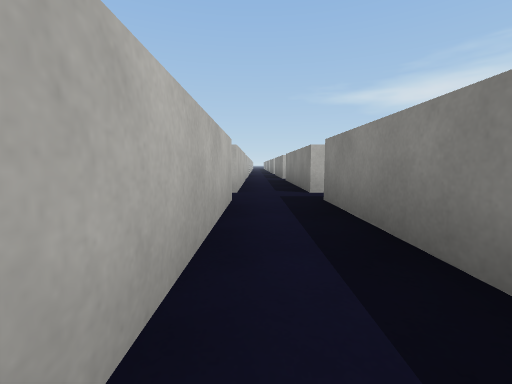
[1] (above)

22 first-person views from a walk through a Unity game level. The camera is 0.52 m above the floor, tilts 6° down and sees 90° across. The floor is counted in squares, 1 m on a side. Each view is taken from the middle of a square. On the plan, view 1 faces up. The plan holds only what a view shows up to about 9 squares ahead; the rest is blank. The place goes on beyond the plan. Surface patterns are stand-ins for the level's own textures.

[2]
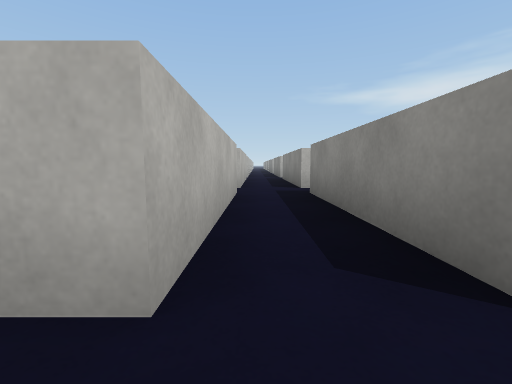

[3]
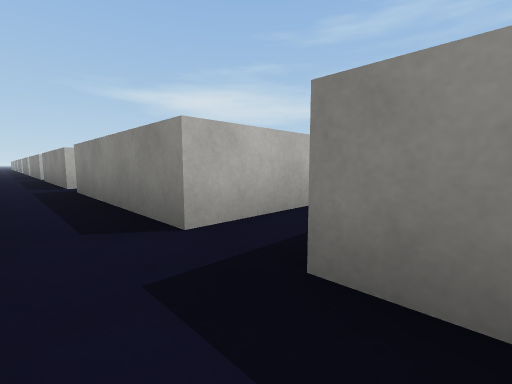

[4]
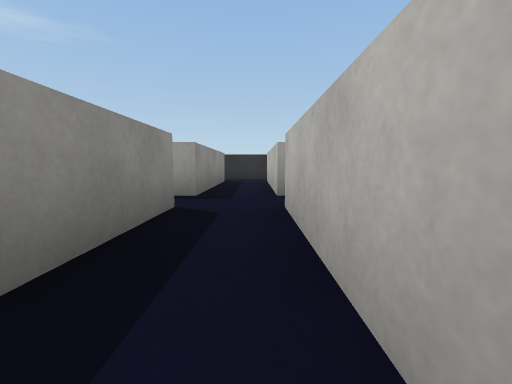

[5]
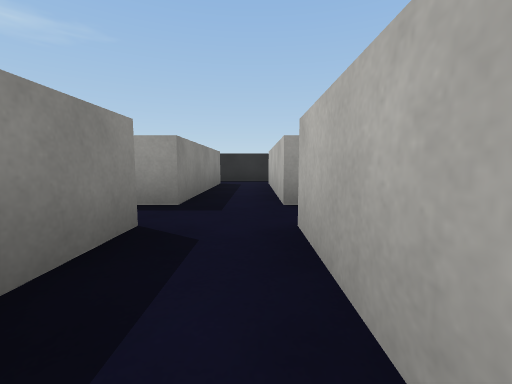

[6]
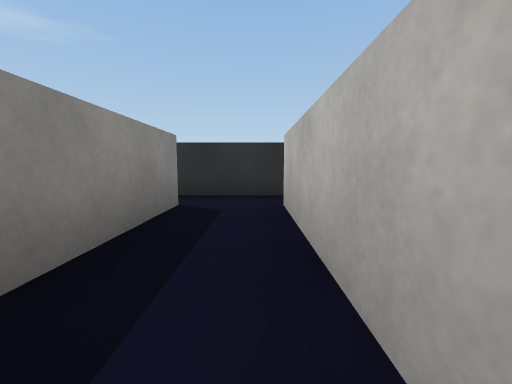

[7]
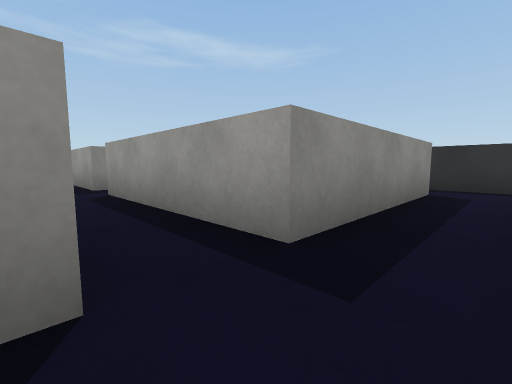

[8]
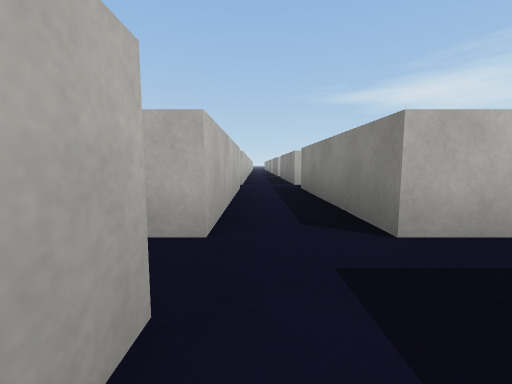

[9]
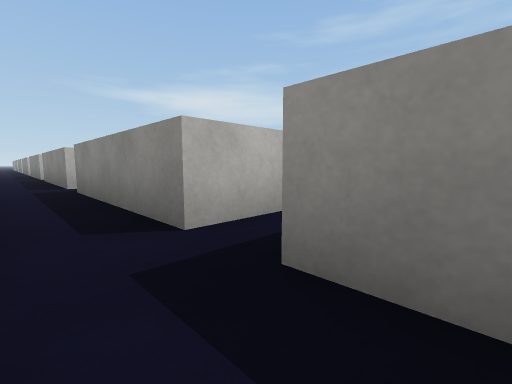

[10]
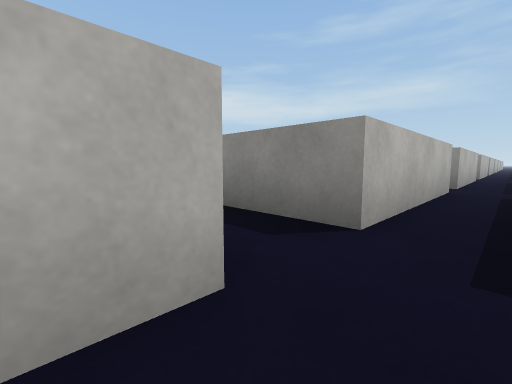

[11]
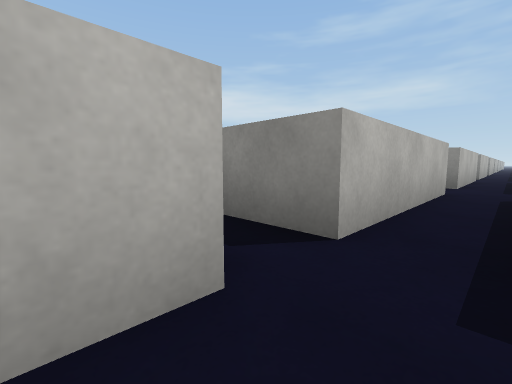

[12]
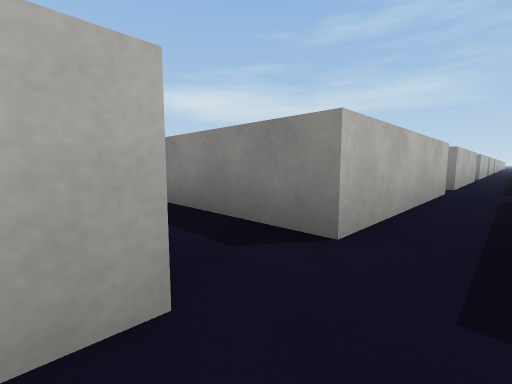

[13]
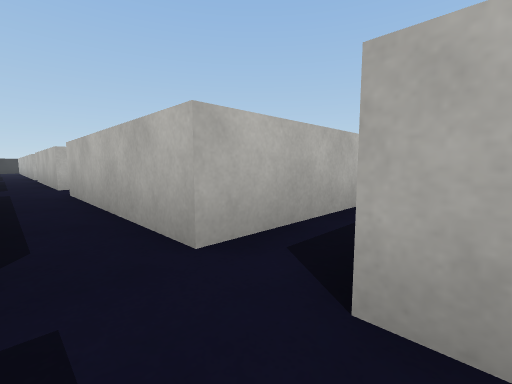

[14]
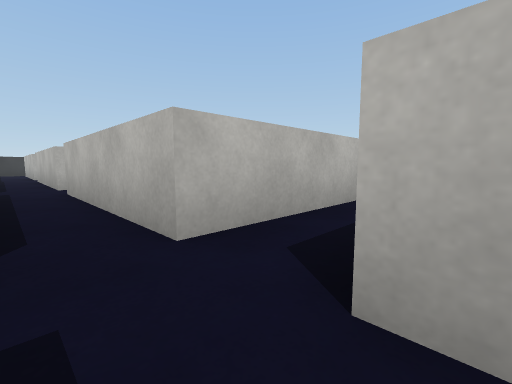

[15]
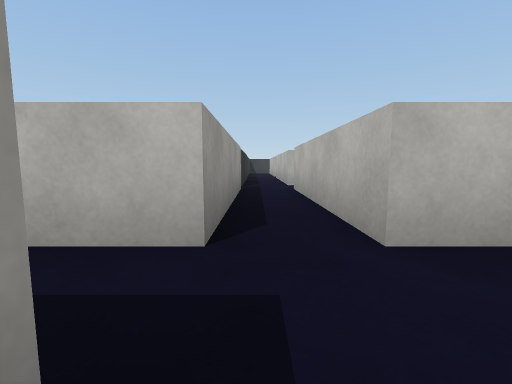

[16]
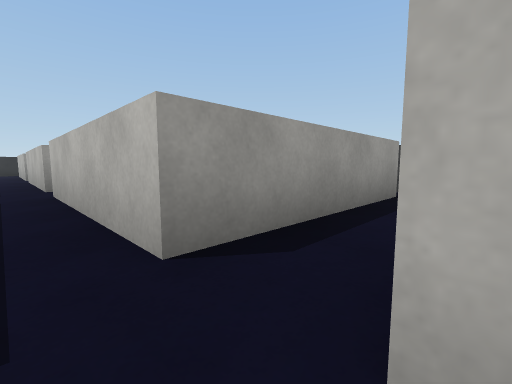

[17]
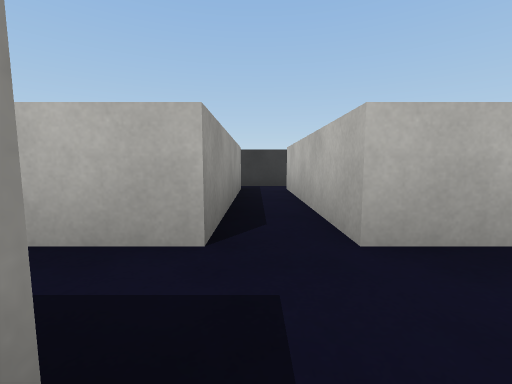

[18]
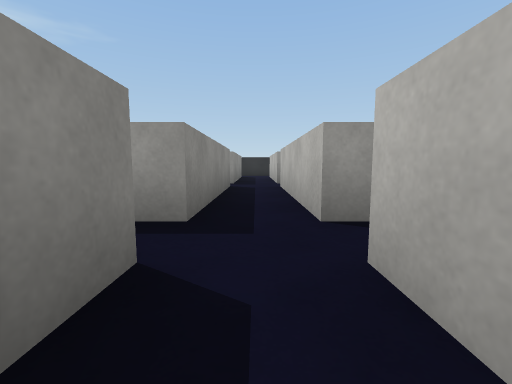

[19]
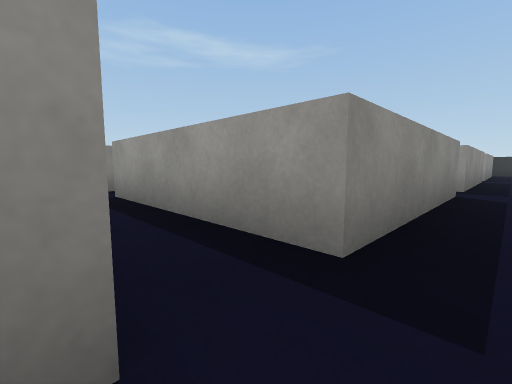

[20]
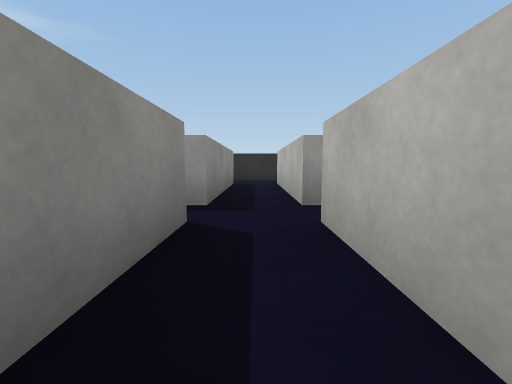

[21]
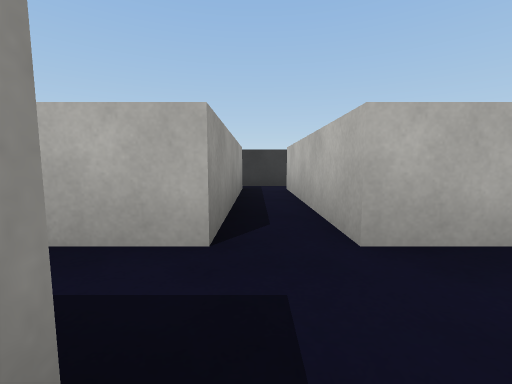

[22]
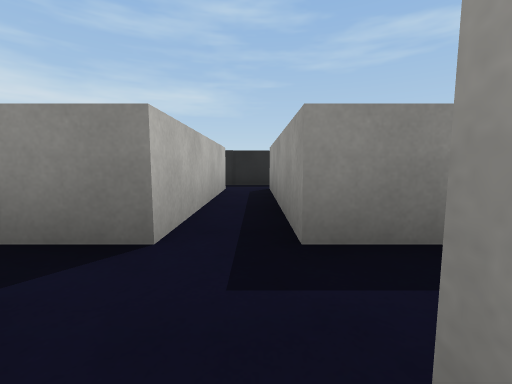

### Floor plan
Ten units are one square. View 1 is at (0, 0); x grows to the right and y downward. Boxes are objects, and circles mark ways between rooms. Rooms are numbered by the first view taken in them; rooms with no view inside come last. Other rooms are left out.
<svg viewBox="-150 -90 165 270">
<path fill="none" stroke="#000" d="M10 2 10 -39M-4 22 -4 52 -44 52M-4 -39 -4 2M10 -48 10 -85M10 52 10 11M-4 -85 -4 -48M10 104 10 63M-5 113 4 113M-4 62 -4 104M-54 28 -54 52 -94 52M-44 52 -44 39M-94 63 -52 63M-106 22 -106 52 -145 52M-94 52 -94 25M-145 63 -106 63M-94 113 -89 113M-94 104 -94 63M-145 113 -106 113M-106 63 -106 103 -145 103M-94 153 -94 113M-94 175 -94 163M-142 163 -106 163 -106 175M-106 113 -106 153 -145 153M-54 153 -94 153M-44 164 -44 151M-94 163 -55 163"/>
<circle cx="0" cy="70" r="3" fill="#2a7"/>
<circle cx="-40" cy="60" r="3" fill="#2a7"/>
<circle cx="-90" cy="60" r="3" fill="#2a7"/>
<circle cx="-100" cy="70" r="3" fill="#2a7"/>
<circle cx="-90" cy="110" r="3" fill="#2a7"/>
<circle cx="-100" cy="120" r="3" fill="#2a7"/>
<circle cx="-90" cy="160" r="3" fill="#2a7"/>
<text x="0" y="0">1</text>
<text x="0" y="100">2</text>
<text x="-50" y="0">3</text>
<text x="-100" y="0">4</text>
<text x="-50" y="100">5</text>
<text x="-110" y="110">6</text>
<text x="-110" y="160">7</text>
<text x="-60" y="160">8</text>
</svg>
Room 1 opens to room 2. Room 1 opens to room 3. Room 3 opens to room 4. Room 4 opens to room 6. Room 5 opens to room 6. Room 6 opens to room 7. Room 7 opens to room 8.

Where each view was taken, in squares from view 1:
view 1: 0 up, 0 right, facing up
view 2: 1 down, 0 right, facing up
view 3: 7 down, 0 right, facing up-right
view 4: 2 down, 0 right, facing down
view 5: 3 down, 0 right, facing down
view 6: 7 down, 0 right, facing down
view 7: 5 down, 0 right, facing down-right
view 8: 3 up, 0 right, facing up
view 9: 2 down, 0 right, facing up-right
view 10: 6 down, 1 left, facing up-right
view 11: 6 down, 6 left, facing up-right
view 12: 6 down, 11 left, facing up-right
view 13: 6 down, 4 left, facing up-left
view 14: 6 down, 9 left, facing up-left
view 15: 6 down, 9 left, facing left
view 16: 5 down, 10 left, facing down-left
view 17: 11 down, 9 left, facing left
view 18: 9 down, 10 left, facing down
view 19: 5 down, 10 left, facing down-right
view 20: 13 down, 10 left, facing down
view 21: 16 down, 9 left, facing left
view 22: 16 down, 11 left, facing right
